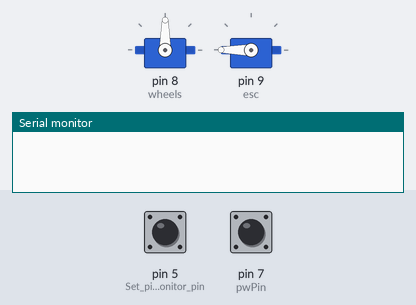
The sketch below on a simulated Arduino Uno, built with avr-gcc and run on an emulated ATmega328P. On the bench: 2 × servo, the last lines printed to the serial monitor. The test bench sets the inputs (shaded band); at power-on: pin 5 (Set_pin_3_as_monitor_pin) LOW, pin 7 (pwPin) LOW.

Above: at 0.1 s.
At 4.2 s:
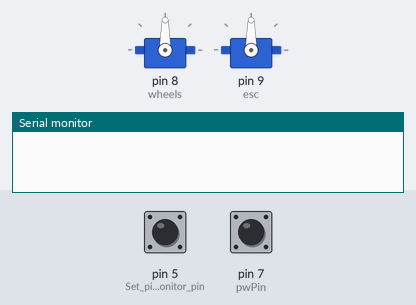
4.3 s: pin 5 (Set_pin_3_as_monitor_pin) pulled HIGH for 0.15 s
5.9 s: pin 7 (pwPin) pulsed HIGH 5 times (0.12 s each, 0.3 s apart)
At 10.9 s:
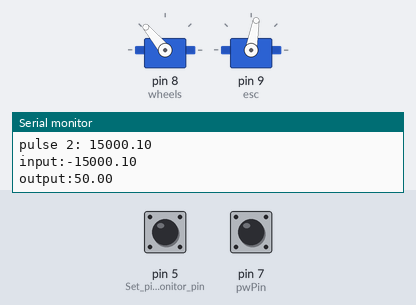
Timing chart, 0 to 22.7 s (numbered marks = the images above; inputs shaded):
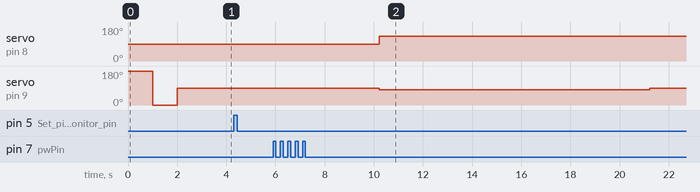

Measured:
- after the input at 5.9 s, servo on pin 8 (wheels): 90° → 130° after 4.3 s; servo on pin 9 (esc): 90° → 80° after 4.3 s, → 90° 11.0 s later

The sketch:

lidar_samp.ino
```cpp
#include <Time.h>
#include <PID_v1.h>
#include <Servo.h>
#include<SoftwareSerial.h>

Servo wheels; // servo for turning the wheels
Servo esc; // not actually a servo, but controlled like one!
SoftwareSerial XBee(2, 3); // RX, TX

bool startup = true; // used to ensure startup only happens once
int startupDelay = 1000; // time to pause at each calibration step

int cmnd = 49; //Command to start/stop the car remotely


double setPt, Input, Output;
double Kp = 2;     // initial 2
double Ki = 0.05;  // initial 0.05
double Kd = 0.5;   // initial 0.5

//double KKp = 1.6;
//double KKi = 0.15;
//double KKd = 0.35;


PID PIDleft(&Input, &Output, &setPt, Kp, Ki, Kd, DIRECT);


double pulse_width;
double pulse_width1;
double pulse_width_difference;
const int pwPin = 7;

int arraysize = 9;
int rangevalue[] = { 0, 0, 0, 0, 0, 0, 0, 0, 0};
long pulse;
int modE;

void setup()
{
  Serial.begin(9600);
  //XBee.begin(9600);
  wheels.attach(8); // initialize wheel servo to Digital IO Pin #8
  esc.attach(9);// Start serial communications
  pinMode(2, OUTPUT); // Set pin 2 as trigger pin
  pinMode(3, INPUT); // Set pin 3 as monitor pin
  digitalWrite(2, LOW);
  pinMode(4, OUTPUT); // Set pin 2 as trigger pin
  pinMode(5, INPUT); // Set pin 3 as monitor pin
  digitalWrite(4, LOW);//
  pinMode(pwPin, INPUT);

//    initialize ESC to Digital IO Pin #9
  /*  If you're re-uploading code via USB while leaving the ESC powered on,
   *  you don't need to re-calibrate each time, and you can comment this part out.
   *
   *
   */

//   wheels.write(70);
 //  Serial.println("set wheel straight!!!!!!!!");
  calibrateESC();

//  esc.write(90);
//  delay(startupDelay);

  //set initial
  setPt = 0;
  PIDleft.SetOutputLimits(-50,50);
  PIDleft.SetMode(AUTOMATIC);


}


void loop()
{


  pulse_width = pulseIn(3, HIGH);
  pulse_width1 = pulseIn(5, HIGH);// Count how long the pulse is high in microseconds
  if(pulse_width != 0){ // If we get a reading that isn't zero, let's print it
        pulse_width = pulse_width/10 + 15; // 10usec = 1 cm of distance for LIDAR-Lite
    Serial.print("pulse 1: ");
    Serial.println(pulse_width); // Print the distance
  }
   // Count how long the pulse is high in microseconds
  if(pulse_width1 != 0){ // If we get a reading that isn't zero, let's print it
       pulse_width1 = pulse_width1/10; // 10usec = 1 cm of distance for LIDAR-Lite
     Serial.print("pulse 2: ");
    Serial.println(pulse_width1); // Print the distance
  }


  for(int i = 0; i < arraysize; i++)
  {
    pulse = pulseIn(pwPin, HIGH);
    rangevalue[i] = pulse/58;
    //delay(10);
  }
  // Serial.print("Unsorted: ");
  isort(rangevalue,arraysize);
  // Serial.print("Sorted: ");
  modE = mode(rangevalue,arraysize);


  if (modE<=30)
  {
    esc.write(90);
  }
  else
  {
    esc.write(80);
    pulse_width_difference = pulse_width - pulse_width1;
    Input = pulse_width_difference;
//    if (Input>150) Input = 150;
//    if (Input<(-150)) Input = -150;

//    if (abs(Input)>=10)
//      PIDleft.SetTunings(Kp,Ki,Kd);
//    else
//      PIDleft.SetTunings(KKp,KKi,KKd);

    PIDleft.Compute();
    Serial.print("input:");
    Serial.println(Input);
    Serial.print("output:");
    Serial.println(Output);
    wheels.write(80+Output);
    //wheels.write(80+Output);
    //XBee.print(80+Output);
  }


//  delay(1000); //Delay so we don't overload the serial port
}


void isort(int *a, int n){
// *a is an array pointer function
  for (int i = 1; i < n; ++i)
  {
    int j = a[i];
    int k;
    for (k = i - 1; (k >= 0) && (j < a[k]); k--)
    {
      a[k + 1] = a[k];
    }
    a[k + 1] = j;
  }
}

int mode(int *x,int n){

  int i = 0;
  int count = 0;
  int maxCount = 0;
  int mode = 0;
  int bimodal;
  int prevCount = 0;
  while(i<(n-1)){
    prevCount=count;
    count=0;
    while(x[i]==x[i+1]){
      count++;
      i++;
    }
    if(count>prevCount&count>maxCount){
      mode=x[i];
      maxCount=count;
      bimodal=0;
    }
    if(count==0){
      i++;
    }
    if(count==maxCount){//If the dataset has 2 or more modes.
      bimodal=1;
    }
    if(mode==0||bimodal==1){//Return the median if there is no mode.
      mode=x[(n/2)];
    }
    return mode;
  }

}

/* Calibrate the ESC by sending a high signal, then a low, then middle.*/
void calibrateESC(){
    esc.write(180); // full backwards
    delay(startupDelay);
    esc.write(0); // full forwards
    delay(startupDelay);
    esc.write(90); // neutral
    delay(startupDelay);
    esc.write(90); // reset the ESC to neutral (non-moving) value
}
```
